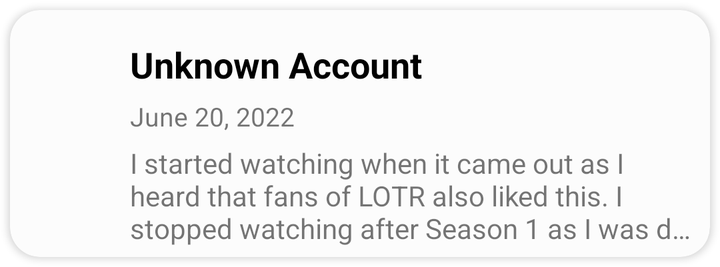
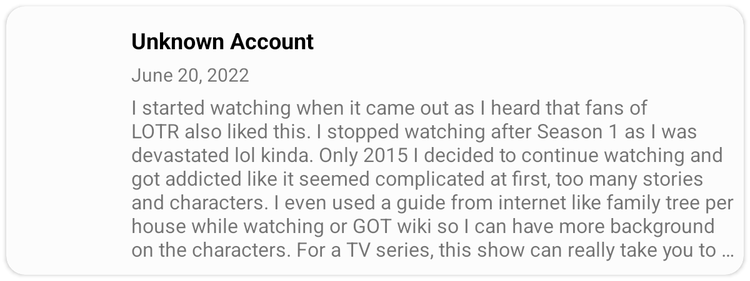

One screen, two layout resources from the same app: the default and the repository's alternative for another configuration. Each is rendered where Android would select it; the XML of both is given below.
<!-- AndroidManifest.xml: application theme Theme.TheMobileMovieDatabase -->
<!-- res/layout/review_list_item.xml -->
<?xml version="1.0" encoding="utf-8"?>
<androidx.cardview.widget.CardView xmlns:android="http://schemas.android.com/apk/res/android"
    xmlns:app="http://schemas.android.com/apk/res-auto"
    xmlns:tools="http://schemas.android.com/tools"
    style="@style/Theme.TheMobileMovieDatabase.CardView"
    android:layout_width="match_parent"
    android:layout_height="wrap_content">

    <androidx.constraintlayout.widget.ConstraintLayout
        android:layout_width="match_parent"
        android:layout_height="match_parent">

        <androidx.appcompat.widget.AppCompatImageView
            android:id="@+id/accountAvatarImage"
            android:layout_width="50dp"
            android:layout_height="50dp"
            android:layout_margin="10dp"
            android:adjustViewBounds="true"
            android:focusable="true"
            app:layout_constraintEnd_toStartOf="@id/accountUsername"
            app:layout_constraintStart_toStartOf="parent"
            app:layout_constraintTop_toTopOf="parent"
            tools:src="@drawable/ic_baseline_account_circle_24" />

        <androidx.appcompat.widget.AppCompatTextView
            style="@style/Theme.TheMobileMovieDatabase.TextView.Title"
            android:id="@+id/accountUsername"
            android:layout_width="wrap_content"
            android:layout_height="wrap_content"
            android:text="Unknown Account"
            app:layout_constraintBottom_toTopOf="@id/createdDateReview"
            app:layout_constraintStart_toEndOf="@id/accountAvatarImage"
            app:layout_constraintTop_toTopOf="@id/accountAvatarImage" />

        <androidx.appcompat.widget.AppCompatTextView
            android:id="@+id/createdDateReview"
            android:layout_width="wrap_content"
            android:layout_height="wrap_content"
            android:layout_marginVertical="5dp"
            android:text="June 20, 2022"
            android:textSize="13sp"
            app:layout_constraintBottom_toTopOf="@id/reviewText"
            app:layout_constraintStart_toStartOf="@id/accountUsername"
            app:layout_constraintTop_toBottomOf="@id/accountUsername" />

        <androidx.appcompat.widget.AppCompatTextView
            android:id="@+id/reviewText"
            android:layout_width="0dp"
            android:layout_height="wrap_content"
            android:layout_marginBottom="5dp"
            android:layout_marginEnd="5dp"
            android:ellipsize="end"
            android:maxLines="3"
            android:textSize="14sp"
            android:text="I started watching when it came out as I heard that fans of LOTR also liked this. I stopped watching after Season 1 as I was devastated lol kinda. Only 2015 I decided to continue watching and got addicted like it seemed complicated at first, too many stories and characters. I even used a guide from internet like family tree per house while watching or GOT wiki so I can have more background on the characters. For a TV series, this show can really take you to a different world and never knowing what will happen. It is very daring that any time anybody can just die (I learned not to be attached and have accepted that they will all die so I won't be devastated hehe). I have never read the books but the show is entertaining and you will really root for your faves and really hate on those you hate. \r\n\r\nFantasy, action, drama, comedy, love...and lots of surprises!"
            app:layout_constraintBottom_toBottomOf="parent"
            app:layout_constraintEnd_toEndOf="parent"
            app:layout_constraintStart_toStartOf="@id/createdDateReview"
            app:layout_constraintTop_toBottomOf="@id/createdDateReview" />
    </androidx.constraintlayout.widget.ConstraintLayout>
</androidx.cardview.widget.CardView>
<!-- resources referenced by this layout -->
<resources>
  <style name="Theme.TheMobileMovieDatabase.CardView" parent="CardView">
          <item name="cardCornerRadius">15dp</item>
          <item name="cardBackgroundColor">@color/white_snow</item>
          <item name="android:layout_margin">5dp</item>
      </style>
  <style name="Theme.TheMobileMovieDatabase.TextView.Title" parent="Widget.AppCompat.TextView">
          <item name="android:layout_marginTop">5dp</item>
          <item name="android:textColor">@color/black</item>
          <item name="android:textStyle">bold</item>
          <item name="android:textSize">18sp</item>
      </style>
  <style name="Theme.TheMobileMovieDatabase" parent="Base.Theme.TheMobileMovieDatabase" />
  <color name="white_snow">#fcfcfc</color>
  <color name="black">#FF000000</color>
  <style name="Base.Theme.TheMobileMovieDatabase" parent="Base.V21.Theme.TheMobileMovieDatabase" />
  <style name="Base.V21.Theme.TheMobileMovieDatabase" parent="Theme.MaterialComponents.DayNight.NoActionBar">
          
          <item name="colorPrimary">@color/white</item>
          <item name="colorPrimaryVariant">@color/white</item>
          <item name="colorOnPrimary">@color/black</item>
          
          <item name="colorSecondary">@color/black</item>
          <item name="colorSecondaryVariant">@color/teal_700</item>
          <item name="colorOnSecondary">@color/white</item>
          
          <item name="android:statusBarColor">?attr/colorOnPrimary</item>
  
          <item name="bottom_item_text_color">@color/grey_dark_2</item>
          <item name="android:textSize">15sp</item>
          <item name="movie_list_background">@color/grey_light_3</item>
          <item name="icon_tint">@color/bottom_nav_icon_inactive</item>
      </style>
  <color name="white">#FFFFFFFF</color>
  <color name="teal_700">#FF018786</color>
  <color name="grey_dark_2">#191919</color>
  <color name="grey_light_3">#e6e6e6</color>
  <color name="bottom_nav_icon_inactive">#545454</color>
</resources>
<!-- res/layout-sw600dp/review_list_item.xml (the repository's variant of the layout above) -->
<!-- drawn on a 7-inch tablet held upright -->
<?xml version="1.0" encoding="utf-8"?>
<androidx.cardview.widget.CardView xmlns:android="http://schemas.android.com/apk/res/android"
    xmlns:app="http://schemas.android.com/apk/res-auto"
    xmlns:tools="http://schemas.android.com/tools"
    style="@style/Theme.TheMobileMovieDatabase.CardView"
    android:layout_width="match_parent"
    android:layout_height="wrap_content">

    <androidx.constraintlayout.widget.ConstraintLayout
        android:layout_width="match_parent"
        android:layout_height="match_parent">

        <androidx.appcompat.widget.AppCompatImageView
            android:id="@+id/accountAvatarImage"
            android:layout_width="80dp"
            android:layout_height="80dp"
            android:layout_margin="10dp"
            android:adjustViewBounds="true"
            android:focusable="true"
            app:layout_constraintEnd_toStartOf="@id/accountUsername"
            app:layout_constraintStart_toStartOf="parent"
            app:layout_constraintTop_toTopOf="parent"
            app:srcCompat="@drawable/ic_baseline_account_circle_24" />

        <androidx.appcompat.widget.AppCompatTextView
            style="@style/Theme.TheMobileMovieDatabase.TextView.Title"
            android:id="@+id/accountUsername"
            android:layout_width="0dp"
            android:layout_height="wrap_content"
            android:text="Unknown Account"
            app:layout_constraintEnd_toEndOf="parent"
            app:layout_constraintBottom_toTopOf="@id/createdDateReview"
            app:layout_constraintStart_toEndOf="@id/accountAvatarImage"
            app:layout_constraintTop_toTopOf="@id/accountAvatarImage" />

        <androidx.appcompat.widget.AppCompatTextView
            android:id="@+id/createdDateReview"
            android:layout_width="wrap_content"
            android:layout_height="wrap_content"
            android:layout_marginVertical="5dp"
            android:text="June 20, 2022"
            android:textSize="15sp"
            app:layout_constraintBottom_toTopOf="@id/reviewText"
            app:layout_constraintStart_toStartOf="@id/accountUsername"
            app:layout_constraintTop_toBottomOf="@id/accountUsername" />

        <androidx.appcompat.widget.AppCompatTextView
            android:id="@+id/reviewText"
            android:layout_width="0dp"
            android:layout_height="wrap_content"
            android:layout_marginBottom="10dp"
            android:layout_marginEnd="5dp"
            android:ellipsize="end"
            android:maxLines="7"
            android:textSize="16sp"
            android:text="I started watching when it came out as I heard that fans of LOTR also liked this. I stopped watching after Season 1 as I was devastated lol kinda. Only 2015 I decided to continue watching and got addicted like it seemed complicated at first, too many stories and characters. I even used a guide from internet like family tree per house while watching or GOT wiki so I can have more background on the characters. For a TV series, this show can really take you to a different world and never knowing what will happen. It is very daring that any time anybody can just die (I learned not to be attached and have accepted that they will all die so I won't be devastated hehe). I have never read the books but the show is entertaining and you will really root for your faves and really hate on those you hate. \r\n\r\nFantasy, action, drama, comedy, love...and lots of surprises!"
            app:layout_constraintBottom_toBottomOf="parent"
            app:layout_constraintEnd_toEndOf="parent"
            app:layout_constraintStart_toStartOf="@id/createdDateReview"
            app:layout_constraintTop_toBottomOf="@id/createdDateReview" />
    </androidx.constraintlayout.widget.ConstraintLayout>
</androidx.cardview.widget.CardView>
